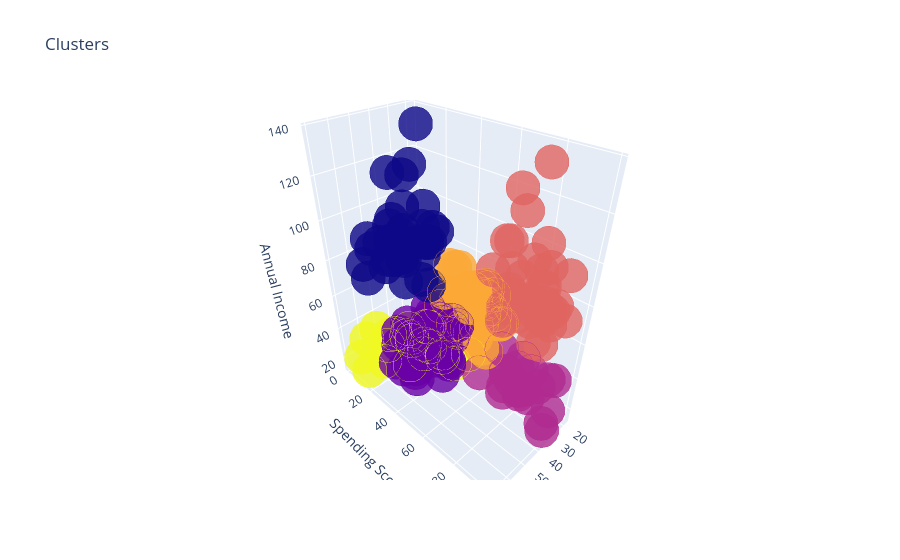

The code cell stored with this chart in its notebook:
### Code cell
trace1 = go.Scatter3d(
    x= data['Age'],
    y= data['Score'],
    z= data['Annual Income'],
    mode='markers',
     marker=dict(
        color = data['Clusters_AAS'], 
        size= 20,
        line=dict(
            color= data['Clusters_AAS'],
            width= 12
        ),
        opacity=0.8
     )
)
df = [trace1]
layout = go.Layout(

    title= 'Clusters',
    scene = dict(
            xaxis = dict(title  = 'Age'),
            yaxis = dict(title  = 'Spending Score'),
            zaxis = dict(title  = 'Annual Income')
        )
)

fig = go.Figure(data=[trace1], layout=layout)
fig.show()

### Figure 1 — Plotly figure (JSON) as saved in the notebook; plotly's stock layout.template omitted (floating-point values rounded to 4 significant figures; data arrays with more than 128 entries replaced by an {"elided": "..."} marker saying what was removed)
{"data": [{"marker": {"color": {"elided": "200 int values"}, "line": {"color": {"elided": "200 int values"}, "width": 12}, "opacity": 0.8, "size": 20}, "mode": "markers", "type": "scatter3d", "x": {"elided": "200 int values"}, "y": {"elided": "200 int values"}, "z": {"elided": "200 int values"}}], "layout": {"scene": {"xaxis": {"title": {"text": "Age"}}, "yaxis": {"title": {"text": "Spending Score"}}, "zaxis": {"title": {"text": "Annual Income"}}}, "title": {"text": "Clusters"}}}
